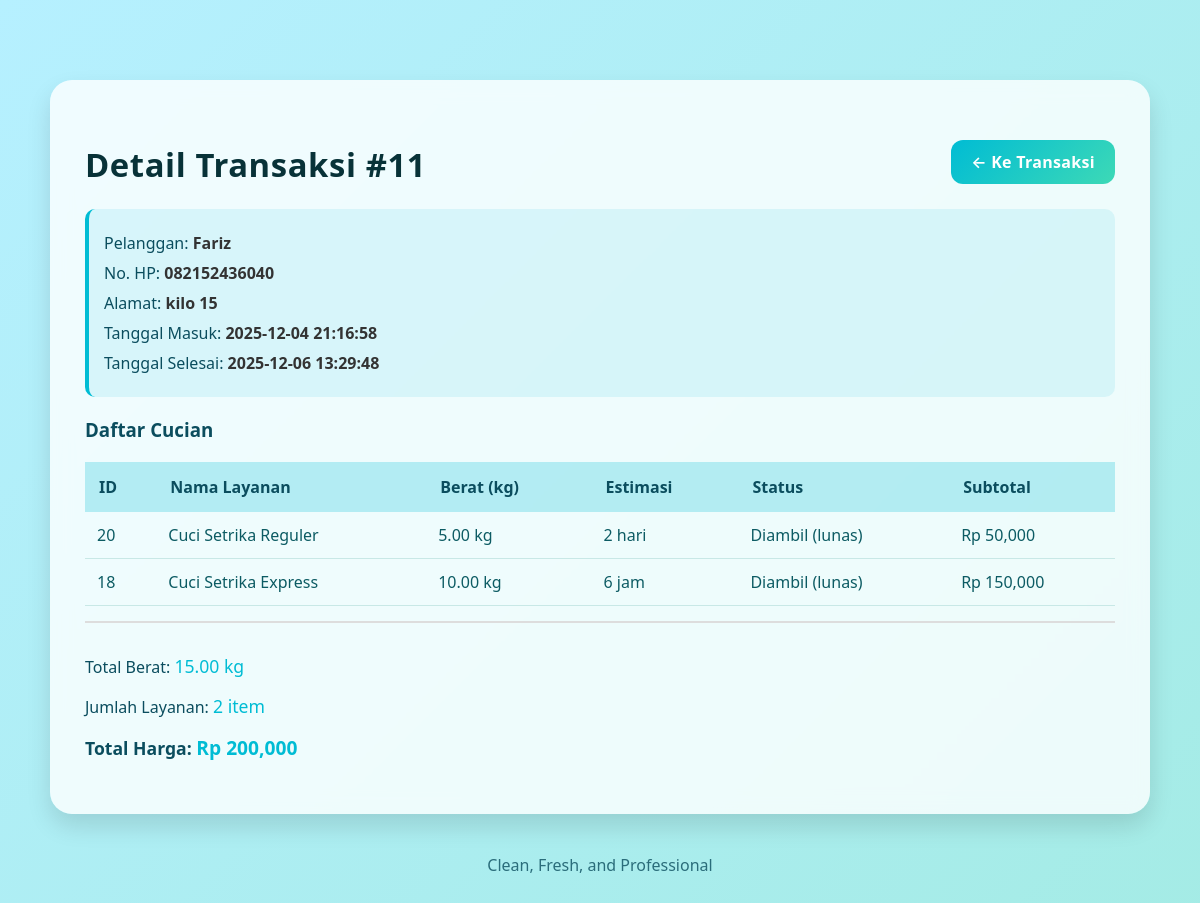
The page /app/Controllers/TransaksiController.php?aksi=detail&id_pelanggan=1&laporan_type=bulanan&bulan=12&tahun=2025 on the database as committed earlier.
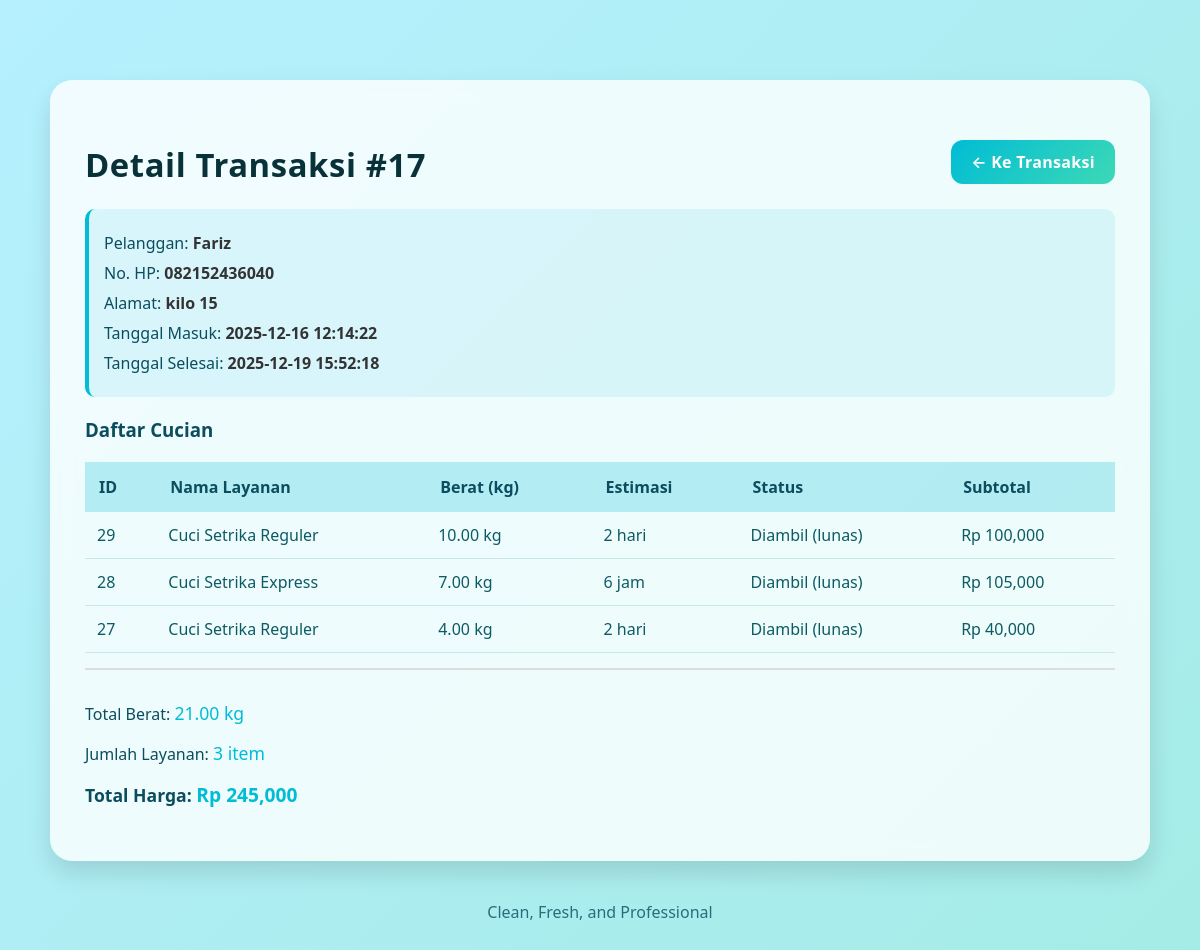
The same page on the database as committed later.
### tables this page shows
CREATE TABLE `transaksi` (
  `id_transaksi` int(11) NOT NULL,
  `id_pelanggan` int(11) DEFAULT NULL,
  `id_pegawai` varchar(20) DEFAULT NULL,
  `tanggal_masuk` datetime DEFAULT NULL,
  `tanggal_selesai` datetime DEFAULT NULL,
  `status` varchar(50) DEFAULT 'Belum Lunas',
  `total_harga` decimal(10,2) DEFAULT 0.00,
  `metode_pembayaran` enum('Cash','Transfer','QRIS') DEFAULT 'Cash',
  `deleted_at` datetime DEFAULT NULL
);

CREATE TABLE `layanan` (
  `id_layanan` int(11) NOT NULL,
  `id_pelanggan` int(11) DEFAULT NULL,
  `nama_layanan` varchar(100) NOT NULL,
  `berat` int(11) DEFAULT 0,
  `estimasi` varchar(50) DEFAULT NULL,
  `status` varchar(20) DEFAULT 'proses',
  `deleted_at` datetime DEFAULT NULL
);

### core/Controller.php (called while the page is built, shortened)
<?php
class Controller {
    public function model($model) {
        return new $model;
    }
    public function view($path, $data = []) {
        extract($data);
        $viewFile = __DIR__ . "/../app/Views/$path.php";
        require_once $viewFile;
    }
}

### config/koneksi.php (called while the page is built, shortened)
<?php
class Database {
    private static $instance = null;
    public static function connect() {
        if (self::$instance === null) {
            try {
                self::$instance = new PDO(
                    "mysql:host=" . DB_HOST . ";dbname=" . DB_NAME . ";charset=utf8mb4",
                    DB_USER,
                    DB_PASS,
                    [
                        PDO::ATTR_ERRMODE => PDO::ERRMODE_EXCEPTION,
                        PDO::ATTR_DEFAULT_FETCH_MODE => PDO::FETCH_ASSOC,
                        PDO::ATTR_EMULATE_PREPARES => false
                    ]
                );
            } catch (PDOException $e) {
                die("Database Connection Error: " . $e->getMessage());
            }
        }
        return self::$instance;
    }
}

### core/Model.php (called while the page is built, shortened)
<?php
require_once __DIR__ . '/../config/koneksi.php';
require_once __DIR__ . '/QueryBuilder.php';
class Model {
    protected $db;
    protected $table;
    public function __construct() {
        $this->db = Database::connect();
    }
    protected function getQueryBuilder($table = null, $pk = 'id') {
        return new QueryBuilder($this->db, $table ?? $this->table, $pk);
    }
}

### core/QueryBuilder.php (called while the page is built, shortened)
<?php
class QueryBuilder {
    protected $pdo;
    protected $table;
    protected $pk = 'id';
    public function __construct($pdo = null, $table = null, $pk = 'id') {
        $this->pdo = $pdo ?? $GLOBALS['db'] ?? null;
        $this->table = $table;
        $this->pk = $pk ?? 'id';
    }
    public function find($id) {
        $sql = "SELECT * FROM {$this->table} WHERE {$this->pk} = :id LIMIT 1";
        $stmt = $this->pdo->prepare($sql);
        $stmt->execute([':id' => $id]);
        return $stmt->fetch();
    }
    public function raw($sql, $params = []) {
        $stmt = $this->pdo->prepare($sql);
        $stmt->execute($params);
        return $stmt->fetchAll();
    }
}
?>

### app/Models/Pelanggan.php (called while the page is built, shortened)
<?php
require_once __DIR__ . '/../../core/Model.php';
class Pelanggan extends Model {
    protected $table = 'pelanggan';
    protected $primaryKey = 'id_pelanggan';
    public function getById($id) {
        $qb = $this->getQueryBuilder($this->table, $this->primaryKey);
        return $qb->find($id);
    }
}

### app/Models/Transaksi.php (called while the page is built, shortened)
<?php
require_once __DIR__ . '/../../core/Model.php';
class Transaksi extends Model {
    protected $table = 'transaksi';
    protected $primaryKey = 'id_transaksi';
    public function findByPelangganAndMonth($id_pelanggan, $bulan, $tahun) {
        $qb = $this->getQueryBuilder($this->table, $this->primaryKey);
        $result = $qb->raw(
            "SELECT t.* FROM {$this->table} t
            WHERE t.id_pelanggan = ? AND MONTH(t.tanggal_masuk) = ? AND YEAR(t.tanggal_masuk) = ? AND t.deleted_at IS NULL
            ORDER BY t.tanggal_masuk ASC LIMIT 1",
            [$id_pelanggan, $bulan, $tahun]
        );
        return $result[0] ?? null;
    }
}

### app/Models/Layanan.php (called while the page is built, shortened)
<?php
require_once __DIR__ . '/../../core/Model.php';
    class Layanan extends Model {
        protected $table = 'layanan';
        protected $primaryKey = 'id_layanan';
        public function getByPelangganAndMonth($id_pelanggan, $bulan, $tahun) {
            $qb = $this->getQueryBuilder($this->table, $this->primaryKey);
            return $qb->raw(
                "SELECT l.* FROM {$this->table} l
                LEFT JOIN detail_transaksi dt ON l.id_layanan = dt.id_layanan
                LEFT JOIN transaksi t ON dt.id_transaksi = t.id_transaksi
                WHERE l.id_pelanggan = ? AND MONTH(t.tanggal_masuk) = ? AND YEAR(t.tanggal_masuk) = ? AND l.deleted_at IS NULL
                ORDER BY l.id_layanan DESC",
                [$id_pelanggan, $bulan, $tahun]
            );
        }
    }

### app/Views/laporan/detail_transaksi.php (the view, shortened to what the changed rows need)
<!DOCTYPE html>
<html lang="id">
<head>
    <link rel="stylesheet" href="/bellaundry/public/assets/css/style.css">
</head>
<body>
<div class="container-crud">
    <div class="card-crud">
        <div style="display:flex; justify-content:space-between; align-items:center;">
            <h2 class="card-title">Detail Transaksi #<?= htmlspecialchars($id_transaksi) ?></h2>
            <?php
                $kembali_link = "/bellaundry/app/Controllers/TransaksiController.php?aksi=index";
            ?>
            <a href="<?= $kembali_link ?>" class="btn-gradient">← Ke Transaksi</a>
        </div>
        <div class="detail-info">
            <p>Pelanggan: <span><?= htmlspecialchars($pelanggan['nama'] ?? '-') ?></span></p>
            <p>No. HP: <span><?= htmlspecialchars($pelanggan['no_hp'] ?? '-') ?></span></p>
            <p>Alamat: <span><?= htmlspecialchars($pelanggan['alamat'] ?? '-') ?></span></p>
            <p>Tanggal Masuk: <span><?= htmlspecialchars($transaksi['tanggal_masuk'] ?? '-') ?></span></p>
            <p>Tanggal Selesai: <span><?= htmlspecialchars($transaksi['tanggal_selesai'] ?? '-') ?></span></p>
        </div>
        <h3 style="color: #0b4d5e; margin: 20px 0 15px 0;">Daftar Cucian</h3>
        <table class="table-crud">
            <tr>
                <th>ID</th>
                <th>Nama Layanan</th>
                <th>Berat (kg)</th>
                <th>Estimasi</th>
                <th>Status</th>
                <th>Subtotal</th>
            </tr>
            <?php
            $totalBerat = 0;
            $totalSubtotal = 0;
            $jumlahLayanan = 0;
            if (!empty($detail)) {
                foreach ($detail as $row):
                    $totalBerat += $row['berat'];
                    $jumlahLayanan++;
                    $subtotal = 0;
                    switch($row['nama_layanan']) {
                        case 'Cuci Setrika Reguler': $subtotal = $row['berat'] * 10000; break;
                        case 'Cuci Setrika Express': $subtotal = $row['berat'] * 15000; break;
                    }
                    $totalSubtotal += $subtotal;
            ?>
                <tr>
                    <td><?= htmlspecialchars($row['id_layanan']) ?></td>
                    <td><?= htmlspecialchars($row['nama_layanan']) ?></td>
                    <td><?= number_format($row['berat'], 2) ?> kg</td>
                    <td><?= htmlspecialchars($row['estimasi']) ?></td>
                    <td><?= htmlspecialchars($row['status'] ?? '-') ?></td>
                    <td>Rp <?= number_format($subtotal, 0) ?></td>
                </tr>
            <?php
                endforeach;
            } else {
                echo '<tr><td colspan="6" style="text-align:center; padding:20px;">Tidak ada data layanan</td></tr>';
            }
            ?>
        </table>
        <?php if (!empty($detail)): ?>
        <div style="text-align:left; margin-top:15px; padding-top:15px; border-top:2px solid #ddd;">
            <p style="font-size:1rem; color:#0b4d5e; font-weight:500;">
                Total Berat: <span style="color:#00bcd4; font-size:1.1rem;">
                    <?= number_format($totalBerat, 2) ?> kg
                </span>
            </p>
            <p style="font-size:1rem; color:#0b4d5e; font-weight:500;">
                Jumlah Layanan: <span style="color:#00bcd4; font-size:1.1rem;">
                    <?= $jumlahLayanan ?> item
                </span>
            </p>
            <p style="font-size:1.1rem; color:#0b4d5e; font-weight:600; margin-top:10px;">
                Total Harga: <span style="color:#00bcd4; font-size:1.2rem;">
                    Rp <?= number_format($totalSubtotal ?? 0, 0) ?>
                </span>
            </p>
        </div>
        <?php endif; ?>
    </div>
    <div class="footer-crud">
    Clean, Fresh, and Professional
    </div>
</div>
</body>
</html>

Rows that differ between the two databases and show on the page:
removed transaksi: tanggal_masuk "2025-12-04 21:16:58", tanggal_selesai "2025-12-06 13:29:48"
removed layanan: id_layanan "20", nama_layanan "Cuci Setrika Reguler", berat "5.00", estimasi "2 hari", status "Diambil (lunas)", berat "50,000"
removed layanan: id_layanan "18", nama_layanan "Cuci Setrika Express", berat "10.00", estimasi "6 jam", status "Diambil (lunas)", berat "150,000"
added transaksi: tanggal_masuk "2025-12-16 12:14:22", tanggal_selesai "2025-12-19 15:52:18"
added layanan: id_layanan "29", nama_layanan "Cuci Setrika Reguler", berat "10.00", estimasi "2 hari", status "Diambil (lunas)", berat "100,000"
added layanan: id_layanan "28", nama_layanan "Cuci Setrika Express", berat "7.00", estimasi "6 jam", status "Diambil (lunas)", berat "105,000"
added layanan: id_layanan "27", nama_layanan "Cuci Setrika Reguler", berat "4.00", estimasi "2 hari", status "Diambil (lunas)", berat "40,000"
Other text that changed with them:
$id_transaksi: "11" → "17"
$totalBerat: "15.00" → "21.00"
$jumlahLayanan: "2" → "3"
$totalSubtotal: "200,000" → "245,000"
